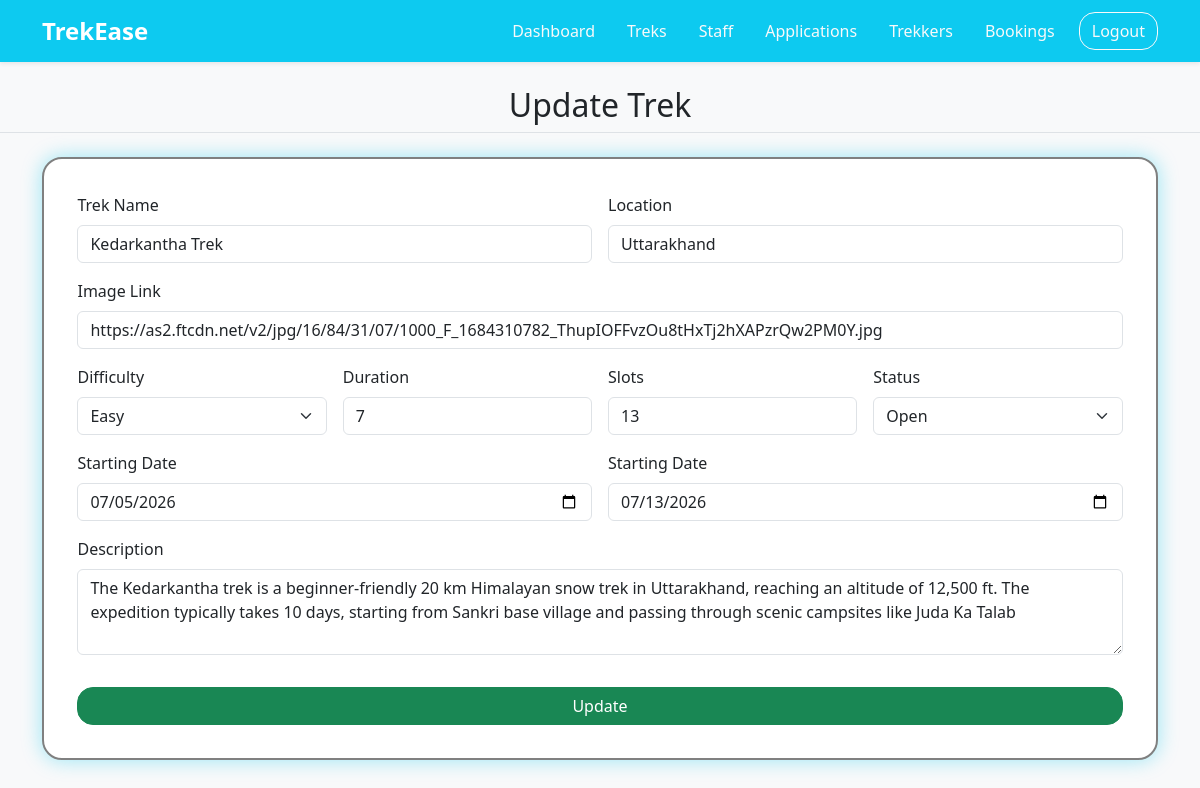
/update_trek/1/5, run on the app's committed database.
### application/models.py (models this page shows)
class Trek(db.Model):
    __tablename__ = "trek"
    id = db.Column(db.Integer(), primary_key=True)
    trek_name = db.Column(db.String(30), unique=True, nullable=False)
    location = db.Column(db.String(), nullable=False)
    difficulty = db.Column(db.String(), nullable=False)
    duration = db.Column(db.Integer(), nullable=False)
    available_slots = db.Column(db.Integer(), nullable=False)
    staff_id = db.Column(db.Integer(), db.ForeignKey("user.id"))
    status = db.Column(db.String(), default="Open", nullable=False)
    start_date = db.Column(db.Date, nullable=False)
    end_date = db.Column(db.Date, nullable=False)
    description = db.Column(db.Text)
    image = db.Column(db.String(), nullable=False)
    created_at = db.Column(db.Date, default=date.today, nullable=False)
    bookings = db.relationship("Booking", backref="trek")

### application/controllers.py (the view, shortened to what this page needs)
@app.route("/update_trek/<int:updater_id>/<int:trek_id>", methods=['GET', 'POST'])
def update_trek(updater_id,trek_id):
    trek = Trek.query.get(trek_id)
    return render_template("/update_trek.html", trek=trek, updater_id=updater_id)

### templates/update_trek.html (shortened to what this page needs)
<!DOCTYPE html>
<html lang="en">
<head>
    <link href="https://cdn.jsdelivr.net/npm/bootstrap@5.3.2/dist/css/bootstrap.min.css" rel="stylesheet">
    <link rel="stylesheet" href="/static/style.css">
</head>
<body class="d-flex flex-column min-vh-100 bg-light">
    {% if updater_id == 1 %}
    <nav class="navbar navbar-expand-lg navbar-dark bg-info shadow-sm">
        <div class="container">
            <div class="navbar-brand ">
                <a class="navbar-brand fw-bold fs-4" href="#">TrekEase</a>
            </div>
            <ul class="nav align-items-center">
                <li class="nav-item"><a class="nav-link active link-light" href="/admin_dashboard">Dashboard</a></li>
                <li class="nav-item"><a class="nav-link link-light" href="/treks">Treks</a></li>
                <li class="nav-item"><a class="nav-link link-light" href="/staff">Staff</a></li>
                <li class="nav-item"><a class="nav-link link-light" href="/pending_staff">Applications</a></li>
                <li class="nav-item"><a class="nav-link link-light" href="/users">Trekkers</a></li>
                <li class="nav-item"><a class="nav-link link-light" href="/bookings">Bookings</a></li>
                <li class="nav-item ms-2">
                    <a href="/" class="btn btn-outline-light rounded-4">Logout</a>
                </li>
            </ul>
        </div>
    </nav>
    <br>
    {% endif %}
    <div class="text-center border-bottom">
        <h2>Update Trek</h2>
    </div>
    <br>
    <div class="container d-flex">
        <div id="create_trek">
            <form class="row g-3" action="/update_trek/{{updater_id}}/{{trek.id}}" method="POST">
                <div class="col-6">
                    <label for="input1" class="form-label">Trek Name</label>
                    <input type="text" class="form-control" id="input1" name="trek_name" value="{{trek.trek_name}}" readonly required>
                </div>
                <div class="col-6">
                    <label for="input2" class="form-label">Location</label>
                    <input type="text" class="form-control" id="input2"  name="location" value="{{trek.location}}" readonly required>
                </div>
                <div class="col-md-12">
                    <label for="input3" class="form-label">Image Link</label>
                    {% if updater_id == 1 %}
                    <input type="Text" class="form-control" id="input3" name="image" value="{{trek.image}}" required>
                    {% else %}
                    <input type="Text" class="form-control" id="input3" name="image" value="{{trek.image}}" readonly required>
                    {% endif %}
                </div>
                <div class="col-md-3">
                    <label for="input4" class="form-label">Difficulty</label>
                    {% if updater_id == 1 %}
                    <select id="input4" class="form-select" id="input4" name="difficulty" value="{{trek.difficulty}}" required>
                        <option selected>{{trek.difficulty}}</option>
                    </select>
                    {% else %}
                    <input type="Text" class="form-control" id="input4" name="difficulty" value="{{trek.difficulty}}" readonly required>
                    {% endif %}
                </div>
                <div class="col-md-3">
                    <label for="input5" class="form-label">Duration</label>
                    {% if updater_id == 1 %}
                    <input type="number" class="form-control" id="input5" name="duration" value="{{trek.duration}}" required>
                    {% else %}
                    <input type="number" class="form-control" id="input5" name="duration" value="{{trek.duration}}" readonly required>
                    {% endif %}
                </div>
                <div class="col-md-3">
                    <label for="input6" class="form-label">Slots</label>
                    <input type="number" class="form-control" id="input6" name="available_slots" value="{{trek.available_slots}}" required>
                </div>
                <div class="col-md-3">
                    <label for="input7" class="form-label">Status</label>
                    <select id="input7" class="form-select" name="status" value="{{trek.status}}"required>
                        <option selected>{{trek.status}}</option>
                    </select>
                </div>
                <div class="col-6">
                    <label for="input8" class="form-label">Starting Date</label>
                    {% if updater_id == 1 %}
                    <input type="date" class="form-control" id="input8" name="start_date" value="{{trek.start_date}}" required>
                    {% else %}
                    <input type="date" class="form-control" id="input8" name="start_date" value="{{trek.start_date}}" readonly required>
                    {% endif %}
                </div>
                <div class="col-6">
                    <label for="input8" class="form-label">Starting Date</label>
                    {% if updater_id == 1 %}
                    <input type="date" class="form-control" id="input9" name="end_date" value="{{trek.end_date}}" required>
                    {% else %}
                    <input type="date" class="form-control" id="input9" name="end_date" value="{{trek.end_date}}" readonly required>
                    {% endif %}
                </div>
                <div class="col-12">
                    <div class="mb-3">
                        <label for="input0" class="form-label">Description</label>
                        {% if updater_id == 1 %}
                        <textarea class="form-control" id="input0" rows="3" name="description" required>{{trek.description}}</textarea>
                        {% else %}
                        <textarea class="form-control" id="input0" rows="3" name="description" readonly required>{{trek.description}}</textarea>
                        {% endif %}
                    </div>
                </div>
                <div class="text-center d-grid gap-2">
                    <input type="submit" class="btn btn-success rounded-4" value="Update">
                </div>
            </form>
        </div>
    </div>
</body>
</html>

### static/style.css (style rules this page uses)
body { background-color: azure; }
#create_trek { border: 2px solid grey; padding: 3%; margin-top: 5%; background-color: white; border-radius: 20px; min-height: 350px; height: fit-content; margin: auto; box-shadow: 0 0 20px rgba(13, 202, 240, 0.4); }

### data on the page
Trek: trek_name "Kedarkantha Trek", location "Uttarakhand", image "https://as2.ftcdn.net/v2/jpg/16/84/31/07/1000_F_1684310782_ThupIOFFvzOu8tHxTj2hXAPzrQw2PM0Y.jpg", difficulty "Easy", duration "7", available_slots "13", status "Open", start_date "07/05/2026", end_date "07/13/2026", description "The Kedarkantha trek is a beginner-friendly 20 km Himalayan snow trek in Uttarakhand, reaching an altitude of 12,500 ft. The expedition typically takes 10 days, starting from Sankri base village and passing through scenic campsites like Juda Ka Talab"
